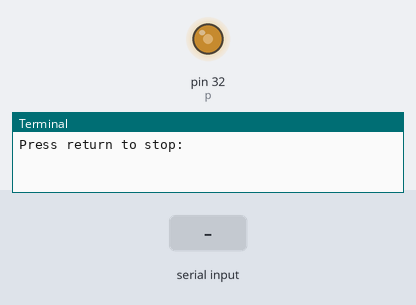
This program was run on a simulated Raspberry Pi (header pin numbers). Parts: output pins drawn as LEDs (lit = HIGH), the last lines printed to the terminal. Inputs (shaded band) come from the test bench. At 1.3 s the program stops and its outputs stay as they are.

Above: at 1.2 s.
1.3 s: "1" typed at the terminal, then Enter
At 1.9 s:
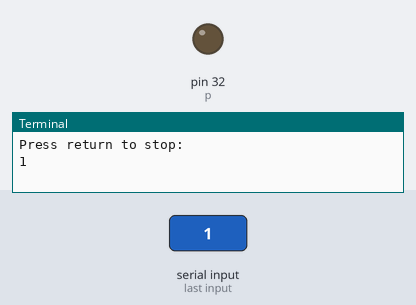
Timing chart, 0 to 2.8 s (numbered marks = the images above; inputs shaded):
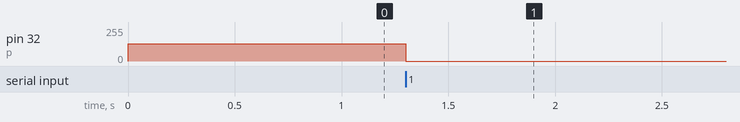

The program:

pwmTest.py
```python
# RPi Demo
# Using PWM, pin 32 as output
# Demonstrates a constant flow of ~1.65 volts (~half of ~3 volts)
# line 9, "50" is 50% of the voltage it can give (~3 volts)
import RPi.GPIO as GPIO
GPIO.setmode(GPIO.BOARD)
GPIO.setup(32, GPIO.OUT)
p = GPIO.PWM(32, 10000) # 10000 is frequency in Hz (makes the wave go faster; its period)
p.start(50) # 50 is the duty cycle Range[1,100] (how much time inside period you are high)
input("Press return to stop: ")
p.stop()
GPIO.cleanup()
```

Measured:
- after the input at 1.3 s, pin 32 (p): 128/255 → 0/255 at once
